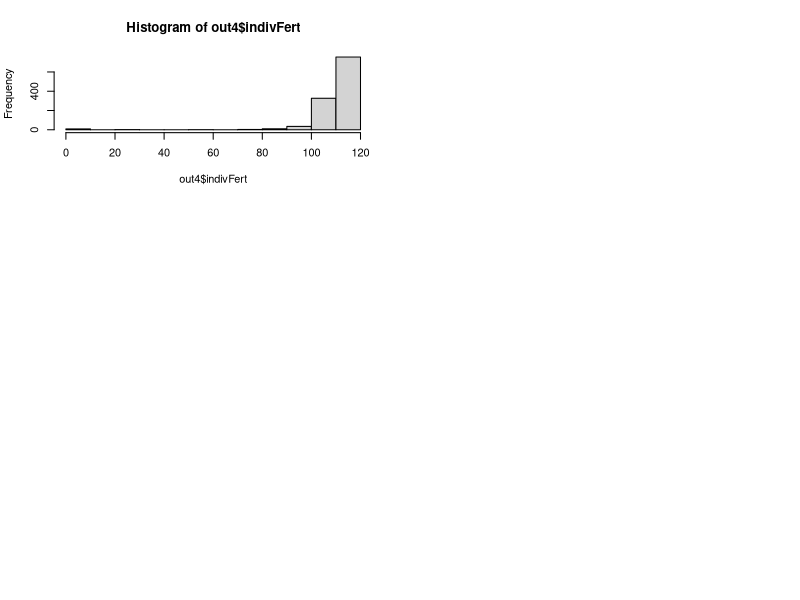

Write the R code that produced this figure.





out = read.csv('finalout.csv')

out2 = out[2:length(out$indivFert),]


#for (i in 1:length(out2$indivFert)) {
#	if (!is.na(out2$indivFert[i]) < 0) (out2[i,] = NA)
#}


out3 = out2[complete.cases(out2), ]

out3[out3$indivFert <0,] = NA

out4 = out3[complete.cases(out3), ]



write.csv(out4,'taxOnly_basin_targeting_nonNAoutputs.csv',quote=F,row.names=F)

#write.csv(out4,'taxOnly_sub_targeting_nonNAoutputs.csv',quote=F,row.names=F)



par(mfrow=c(3,2))
hist(out4$indivFert)
